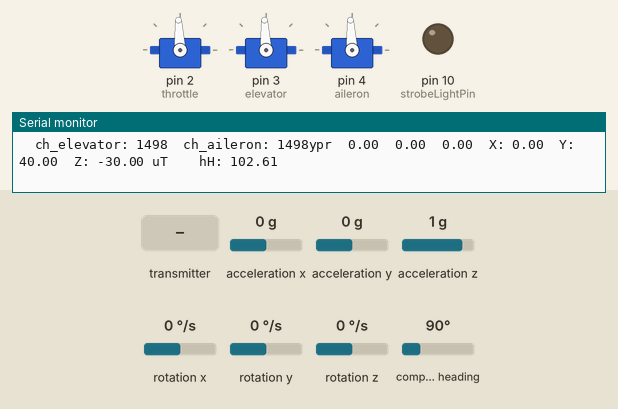
Simulated run of this program. Board: Arduino Nano, built with avr-gcc and run on an emulated ATmega328P. On the bench: 3 × servo, output pins drawn as LEDs (lit = HIGH), the last lines printed to the serial monitor. The test bench sets the inputs (shaded band); at power-on: acceleration x 0 g, acceleration y 0 g, acceleration z 1 g, rotation x 0 °/s, rotation y 0 °/s, rotation z 0 °/s, compass heading 90°. No radio packets arrive unless stated.

Above: at 1.7 s.
1.8 s: the transmitter starts sending throttle = 0
At 2.5 s:
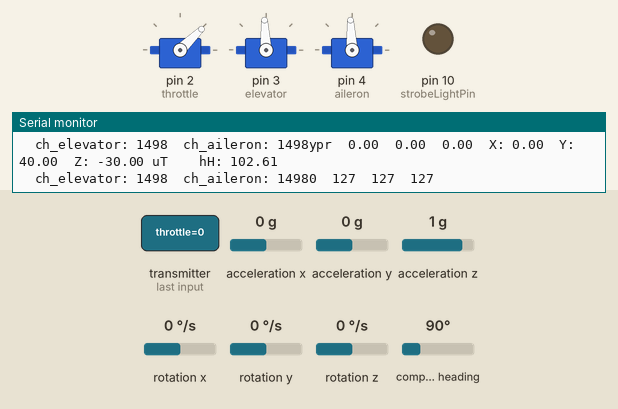
4.8 s: the transmitter starts sending pitch = 0
At 6.4 s:
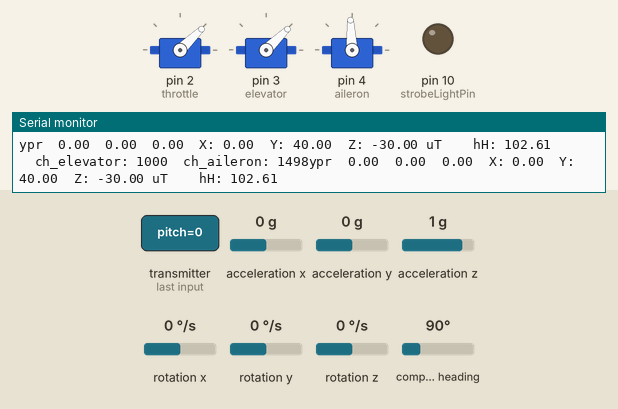
7.5 s: the transmitter starts sending yaw = 64
At 9.7 s:
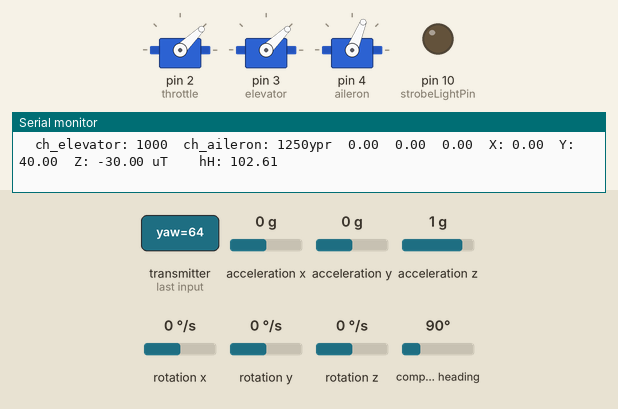
10.1 s: the transmitter starts sending throttle = 64
At 11.7 s:
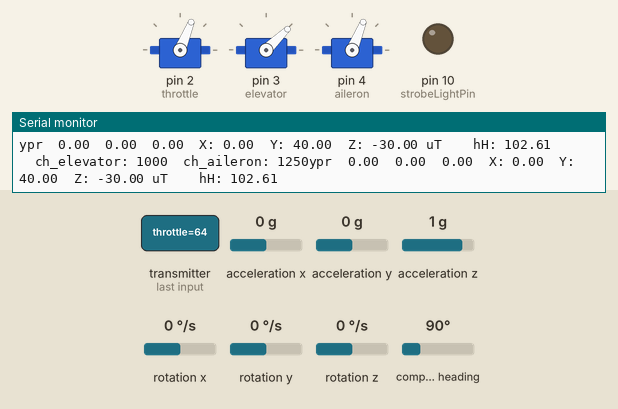
12.7 s: the transmitter starts sending pitch = 64
At 15.0 s:
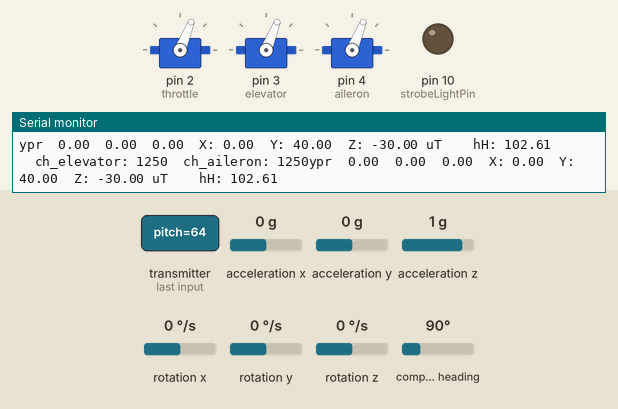
15.3 s: the transmitter starts sending yaw = 0
At 17.2 s:
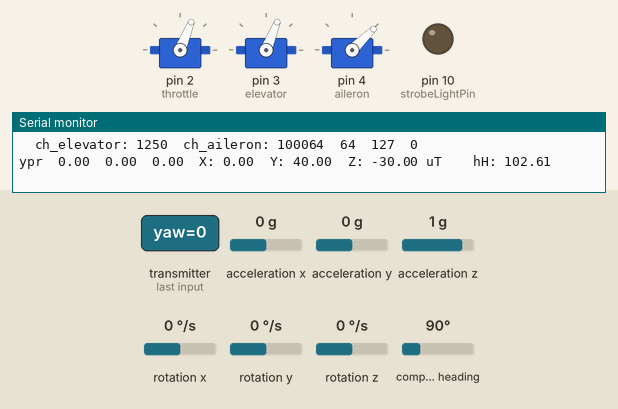
Timing chart, 0 to 18.9 s (numbered marks = the images above; inputs shaded):
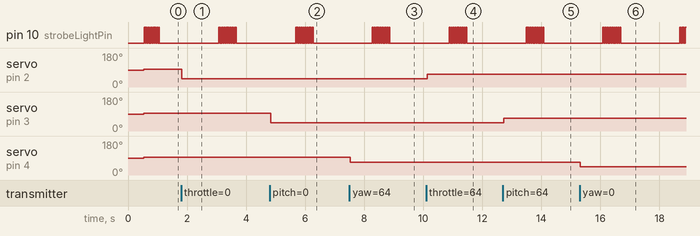

Measured:
- after the input at 1.8 s, servo on pin 2 (throttle): 93° → 44° at once
- after the input at 4.8 s, servo on pin 3 (elevator): 93° → 44° at once
- after the input at 7.5 s, servo on pin 4 (aileron): 93° → 68° at once
- after the input at 10.1 s, servo on pin 2 (throttle): 44° → 68° at once
- after the input at 12.7 s, servo on pin 3 (elevator): 44° → 68° at once
- after the input at 15.3 s, servo on pin 4 (aileron): 68° → 44° at once

The program:

main.cpp
```cpp
#include <SPI.h>
#include <nRF24L01.h>
#include <RF24.h>
#include <Servo.h>
#include "printf.h"
#include <SFE_BMP180.h>
#include <Wire.h>
#include "I2Cdev.h"
#include "MPU6050_6Axis_MotionApps20.h"
#include <Adafruit_Sensor.h>
#include <Adafruit_HMC5883_U.h>
#define DEBUG true;
int strobeLightPin = 10;

MPU6050 mpu;

int ch_throttle = 0;
int ch_elevator = 0;
int ch_width_3 = 0;
int ch_aileron = 0;

Servo throttle;
Servo elevator;
Servo rudder;
Servo aileron;

struct Signal {
  byte throttle;
  byte pitch;
  byte roll;
  byte yaw;
};

Signal data;
const uint64_t pipeIn = 0xE9E8F0F0E1LL;
RF24 radio(7, 8);

bool dmpReady = false;  // set true if DMP init was successful
uint8_t mpuIntStatus;   // holds actual interrupt status byte from MPU
uint8_t devStatus;      // return status after each device operation (0 = success, !0 = error)
uint16_t packetSize;    // expected DMP packet size (default is 42 bytes)
uint16_t fifoCount;     // count of all bytes currently in FIFO
uint8_t fifoBuffer[64]; // FIFO storage buffer

// orientation/motion vars
Quaternion q;        // [w, x, y, z]         quaternion container
VectorInt16 aa;      // [x, y, z]            accel sensor measurements
VectorInt16 aaReal;  // [x, y, z]            gravity-free accel sensor measurements
VectorInt16 aaWorld; // [x, y, z]            world-frame accel sensor measurements
VectorFloat gravity; // [x, y, z]            gravity vector
float euler[3];      // [psi, theta, phi]    Euler angle container
float ypr[3];        // [yaw, pitch, roll]   yaw/pitch/roll container and gravity vector

Adafruit_HMC5883_Unified mag = Adafruit_HMC5883_Unified(12345);


SFE_BMP180 pressure;

double baseline;

double getPressure() {
  char status;
  double T, P, p0, a;
  status = pressure.startTemperature();
  if (status != 0) {
    delay(status);
    status = pressure.getTemperature(T);
    if (status != 0) {
      status = pressure.startPressure(3);
      if (status != 0) {
        delay(status);
        status = pressure.getPressure(P, T);
        if (status != 0) {
          return (P);
        } else
          Serial.println("error retrieving pressure measurement\n");
      } else
        Serial.println("error starting pressure measurement\n");
    } else
      Serial.println("error retrieving temperature measurement\n");
  } else
    Serial.println("error starting temperature measurement\n");
}

void resetData() {
  data.throttle = 127;
  data.pitch = 127;
  data.roll = 127;
  data.yaw = 127;
}

void initializeRadio() {
  if (!radio.begin()) {
    Serial.println(F("radio hardware is not responding!!"));
    while (1) {}
  } else {
    Serial.println(F("radio started!"));

  }
  resetData();
  //radio.setPALevel(RF24_PA_LOW);  // RF24_PA_MAX is default.
  radio.openReadingPipe(1, pipeIn);
  radio.startListening();
}

void initializeI2CDevices() {
  Wire.begin();
  Wire.setClock(400000); // 400kHz I2C clock. Comment this line if having compilation difficulties

  Serial.println(F("Initializing MPU6050..."));
  mpu.initialize();
  Serial.println(F("Testing connection..."));
  Serial.println(mpu.testConnection() ? F("MPU6050 connection successful") : F("MPU6050 connection failed"));
  Serial.println(F("Initializing DMP..."));
  devStatus = mpu.dmpInitialize();

  mpu.setXAccelOffset(-1184);
  mpu.setYAccelOffset(-1025);
  mpu.setZAccelOffset(2140);
  mpu.setXGyroOffset(44);
  mpu.setYGyroOffset(-5);
  mpu.setZGyroOffset(50);

  if (devStatus == 0) {
    mpu.CalibrateAccel(6);
    mpu.CalibrateGyro(6);
    mpu.PrintActiveOffsets();
    Serial.println(F("Enabling DMP..."));
    mpu.setDMPEnabled(true);
    mpuIntStatus = mpu.getIntStatus();
    Serial.println(F("DMP ready! Waiting for first interrupt..."));
    dmpReady = true;
    packetSize = mpu.dmpGetFIFOPacketSize();
  } else {
    Serial.print(F("DMP Initialization failed (code "));
    Serial.print(devStatus);
    Serial.println(F(")"));
  }

  if (!mag.begin()) {
    Serial.println("Ooops, no HMC5883 detected ... Check your wiring!");
    while (1) ;
  }
}

unsigned long strobeIntervals[] = {25, 25, 25, 25, 25, 25, 25, 25, 25, 25, 25, 25, 25, 25, 25, 25, 25, 25, 25, 2000};
const byte STROBE_INTERVALS = sizeof(strobeIntervals) / sizeof(unsigned long);
byte strobe_currentInterval = 0;

unsigned long strobe_previousMillis = 0;

void initializeStrobeLight() {
  pinMode(strobeLightPin, OUTPUT);
  digitalWrite(strobeLightPin, HIGH);
}

void runStrobeLight() {
  unsigned long currentMillis = millis();
  if (currentMillis - strobe_previousMillis >= strobeIntervals[strobe_currentInterval]) {
    strobe_currentInterval = strobe_currentInterval + 1;
    if (strobe_currentInterval >= STROBE_INTERVALS)

      strobe_currentInterval = 0;
    digitalWrite(strobeLightPin, not digitalRead(strobeLightPin));
    strobe_previousMillis = currentMillis;
  }
}

void setup() {
  Serial.begin(115200);
  throttle.attach(2);
  elevator.attach(3);
  //rudder.attach();
  aileron.attach(4);

  while (!Serial);

  initializeRadio();
  initializeI2CDevices();
  initializeStrobeLight();

}

unsigned long lastReceivedTime = 0;

void receiveData() {
  while ( radio.available() ) {
    radio.read(&data, sizeof(Signal));
    lastReceivedTime = millis();
    Serial.print(data.throttle);
    Serial.print("\t");
    Serial.print(data.pitch);
    Serial.print("\t");
    Serial.print(data.roll);
    Serial.print("\t");
    Serial.println(data.yaw);
  }
}

void readMagnometer() {
    // read a packet from FIFO
    sensors_event_t event;
    mag.getEvent(&event);

    float heading = atan2(event.magnetic.y, event.magnetic.x);
    float declinationAngle = 0.22;
    heading += declinationAngle;

    // Correct for when signs are reversed.
    if (heading < 0)
      heading += 2 * PI;

    // Check for wrap due to addition of declination.
    if (heading > 2 * PI)
      heading -= 2 * PI;

    // Convert radians to degrees for readability.
    float headingDegrees = heading * 180 / M_PI;

    Serial.print("\tX: ");
    Serial.print(event.magnetic.x);
    Serial.print("\tY: ");
    Serial.print(event.magnetic.y);
    Serial.print("\tZ: ");
    Serial.print(event.magnetic.z);
    Serial.print(" uT\t");
    Serial.print("\thH: ");
    Serial.print(headingDegrees);
    Serial.println();
}

void runStabilization(float ypr[3]) {
  // int y = map(int(ypr[1] * 180/M_PI)+90,    0, 255, 1000, 2000);
  // int x = map(int(ypr[2] * -180/M_PI)+90,    0, 255, 1000, 2000);
  int y = int(ypr[1] * 180/M_PI)+90;
  int x = int(ypr[2] * -180/M_PI)+90;
  aileron.write(y);   // Rotation around Y
  elevator.write(x);
  Serial.print("\tSt Ele: ");
  Serial.print(x);
  Serial.print("\tSt Ailer: ");
  Serial.print(y);


}

void readMPU() {
  if (dmpReady) {
    if (mpu.dmpGetCurrentFIFOPacket(fifoBuffer)) {
        mpu.dmpGetQuaternion(&q, fifoBuffer);
        mpu.dmpGetGravity(&gravity, &q);
        mpu.dmpGetYawPitchRoll(ypr, &q, &gravity);
        Serial.print("ypr\t");
        Serial.print(ypr[0] * 180 / M_PI);
        Serial.print("\t");
        Serial.print(ypr[1] * 180 / M_PI);
        Serial.print("\t");
        Serial.print(ypr[2] * 180 / M_PI);

        //runStabilization(ypr);
    } else {
      Serial.print("dmp package not ready...");
    }
  }
}
void readSensors() {
  readMPU();
  readMagnometer();
}

void loop() {
  runStrobeLight();
  receiveData();
  readSensors();
  unsigned long now = millis();

  if ( now - lastReceivedTime > 1000 ) {
    resetData();
  }

  ch_throttle = map(data.throttle, 0, 255, 1000, 2000);
  ch_elevator = map(data.pitch,    0, 255, 1000, 2000);
  //ch_rudder = map(data.roll,     0, 255, 1000, 2000);
  ch_aileron = map(data.yaw,      0, 255, 1000, 2000);

  Serial.print("\tch_elevator: ");
  Serial.print(ch_elevator);
  Serial.print("\tch_aileron: ");
  Serial.print(ch_aileron);

  throttle.writeMicroseconds(ch_throttle);
  elevator.writeMicroseconds(ch_elevator);
  //rudder.writeMicroseconds(ch_rudder);
  aileron.writeMicroseconds(ch_aileron);
}
```
